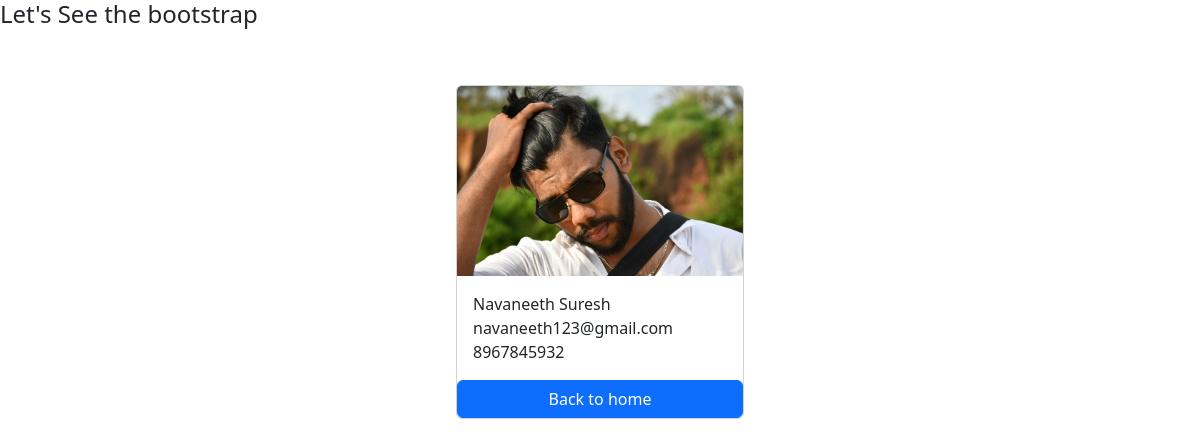
/customer/3/, run on the app's committed database.
### customer/models.py (models this page shows, shortened)
class Customer(models.Model):
    firstName = models.CharField(max_length  = 50)
    lastName = models.CharField(max_length = 50)
    emailID = models.EmailField(max_length = 50,unique = True)
    passWord = models.CharField(max_length = 20)
    photo = models.ImageField(upload_to='images')
    phoneNo = models.CharField(max_length = 10,blank = True)
    userCreatedAt = models.DateTimeField(auto_now_add = True)
    userUpdatedAt = models.DateTimeField(auto_now = True)

### customer/views.py (the view)
# urls.py: path('<int:pk>/', views.customer_details, name='customer_details'),
def customer_details(request, pk):
    customer = get_object_or_404(Customer, pk=pk)
    context = {
        'customer' : customer,
    }
    return render(request, 'customer_details.html', context)

### templates/customer_details.html (shortened to what this page needs)
{% load static %}
<!DOCTYPE html>
<html lang="en">
<head>
    <link href="https://cdn.jsdelivr.net/npm/bootstrap@5.3.3/dist/css/bootstrap.min.css" rel="stylesheet">
  </head>
<body>
    <h4>Let's See the bootstrap</h4>
    <div class="container pt-5">
        <div class="card mx-auto" style="width: 18rem;">
        <img class="card-img-top" src="{{ customer.photo.url }}" alt="Card image cap">
        <div class="card-body">
          <p class="card-text m-0">{{customer.firstName }} {{customer.lastName}}</p>
          <p class="card-text m-0">{{customer.emailID }}</p>
          <p class="card-text m-0">{{customer.phoneNo }}</p>
        </div>
        <a href="{% url 'home' %}" class="btn btn-primary">Back to home</a>
        </div>
    </div>
</body>
</html>

### data on the page
Customer: photo (picture), firstName "Navaneeth", lastName "Suresh", emailID "navaneeth123@gmail.com", phoneNo "8967845932"
